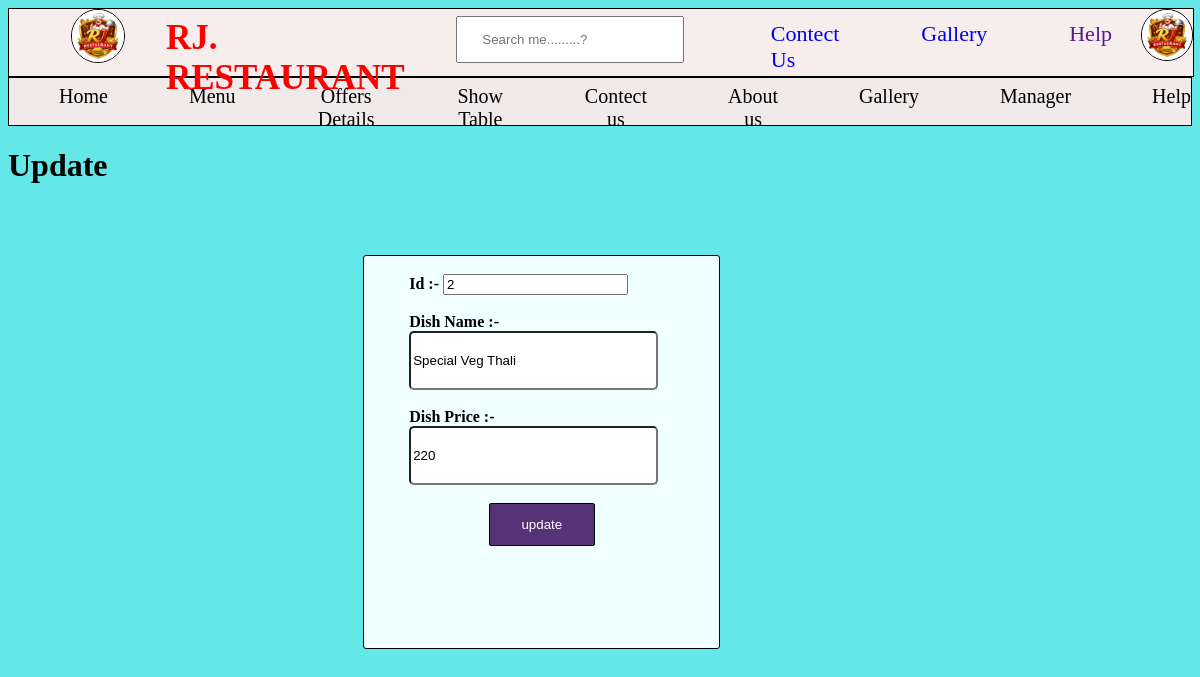
The app's page /idupdate/id_update/2/ with its own data.
### user/models.py (models this page shows, shortened)
class Menu(models.Model):
    dish_name = models.CharField(max_length=500)
    price = models.IntegerField()

### user/views.py (the view)
# urls.py: path('idupdate/id_update/<int:id>/',views.id_update,name="menu_id_update"),
def id_update(request,id):
    mydata=Menu.objects.get(id=id)
    template=loader.get_template("id_update.html")
    context={
        'members':mydata
    }
    return HttpResponse(template.render(context,request))

### templates/id_update.html (shortened to what this page needs)
{% extends 'restaurant.html' %}
{% block 'index' %}
{% load static %}
<html>
<head>
</head>
<body>
    <h1 class="rj">Update</h1>
    <form method="POST" action="{% url 'menu_id_update'%}" class="form">
            <br><span><b>Id :- </b></span>
            <input type="text" name="id" placeholder="enter id" value="{{members.id}}"><br><br>
            <span><b>Dish Name :-</b></span><br>
            <input type="text" name="name" value="{{members.dish_name}}"placeholder="         Enter dish name" id="dish"><br><br>
            <span><b>Dish Price :-</b></span><br>
            <input type="text" name="price" value="{{members.price}}"placeholder="        Enter dish price" id="price"><br><br>
            <button type="submit" class="button1" >update</button>
    </form>
</body>
</html>
{%endblock%}

### templates/id_update.html (style rules this page uses)
body { background-color: rgb(100, 231, 231); }
.form { border: 1px solid black; width: 30%; height:50%; margin-left: 30%; background-color: azure; margin-top: 6%; border-radius: 3px 3px; }
span { margin-left: 45px; }
#dish { width: 70%; height: 15%; margin-left: 45px; border-radius: 5px 5px; }
#price { width: 70%; height:15%; margin-left: 45px; border-radius: 5px 5px; }
.button1 { margin-left:35%; border: 1px solid black; width:30%; height: 11%; background-color: rgb(86, 50, 119); color: white; border-radius: 2px 2px; }

### records on screen
Menu: id "2", name "Special Veg Thali", price "220"
